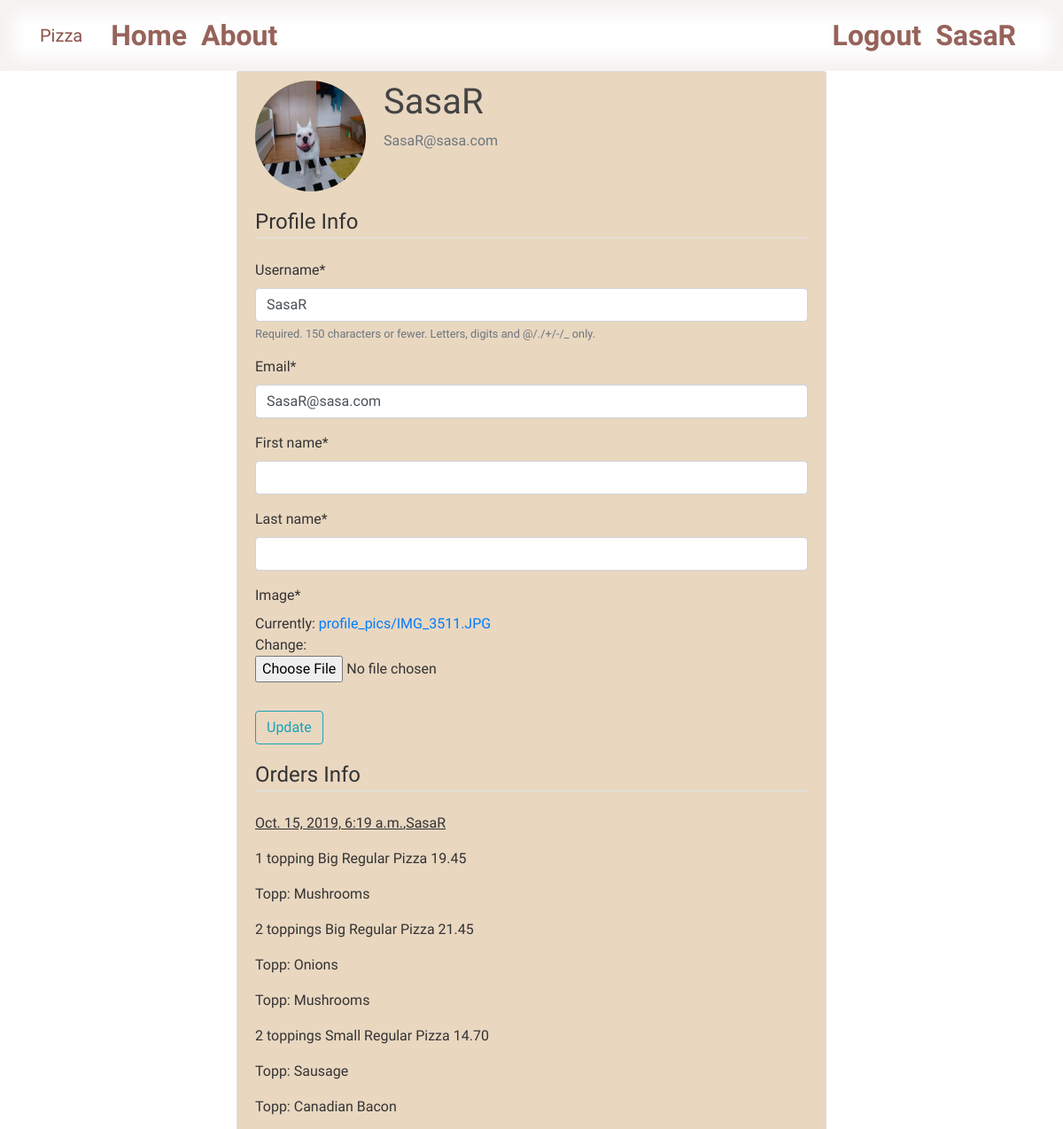
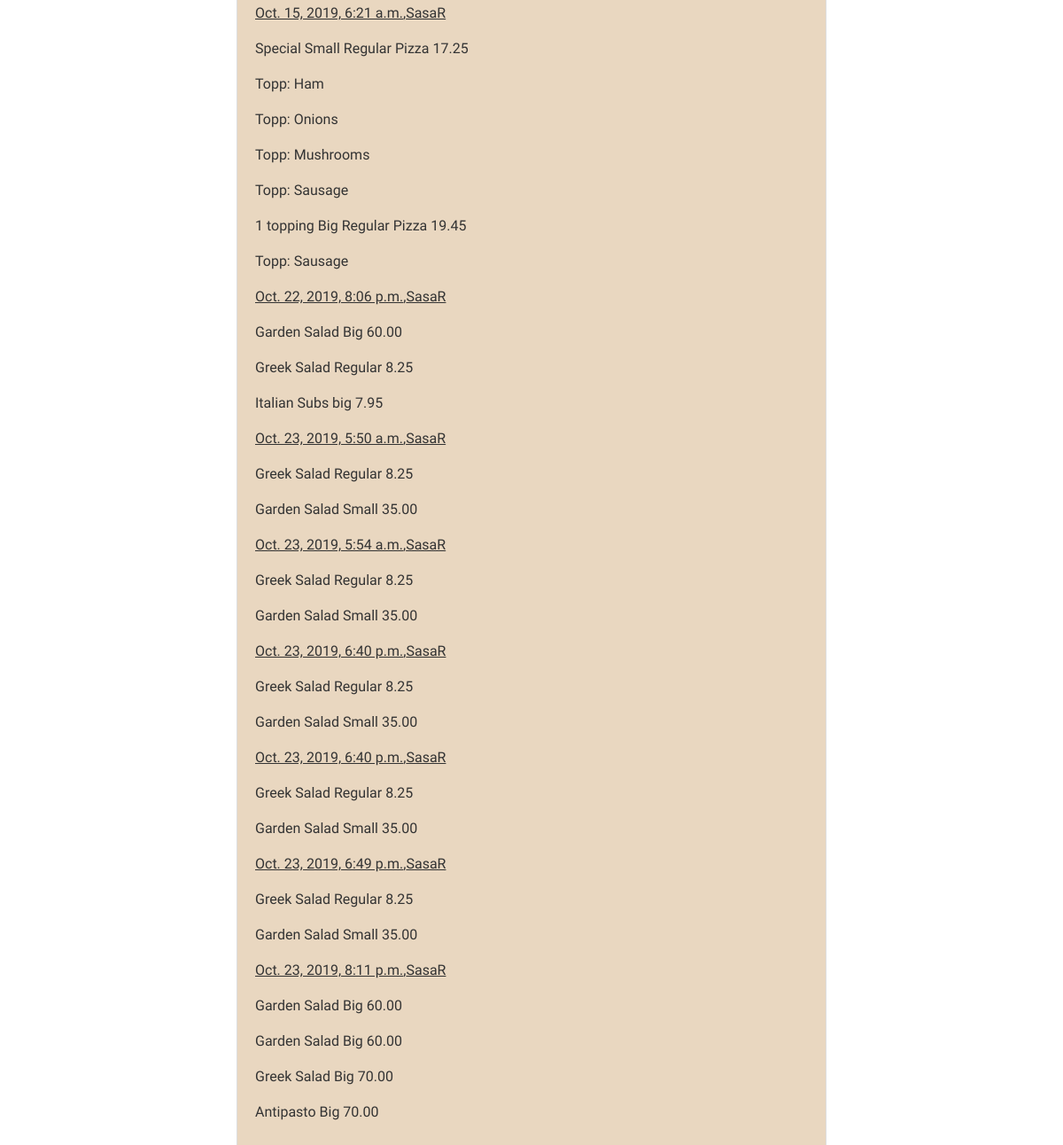
/profile/ (signed in), run on the app's committed database (2 pictures, top to bottom).
### users/models.py (models this page shows, shortened)
class Profile(models.Model):
    user = models.OneToOneField(User, on_delete=models.CASCADE)
    image =models.ImageField(default='default.jpg', upload_to= 'profile_pics')

### orders/models.py (models this page shows, shortened)
class Order(models.Model):
    time=models.DateTimeField(auto_now_add=True)
    user =models.ForeignKey(settings.AUTH_USER_MODEL, on_delete=models.CASCADE)
    placement=JSONField()
    class Meta:
         verbose_name_plural ="Orders"

### users/views.py (the view)
# urls.py: path("profile/", user_views.profile, name ="profile"),
@login_required
def profile(request):
    if request.method == "POST":
        u_form = UserUpdateForm(request.POST, instance=request.user)
        p_form = ProfilUpdateForm(request.POST, request.FILES, instance=request.user.profile)
        if u_form.is_valid() and p_form.is_valid():
            u_form.save()
            p_form.save()
            messages.success(request, f'Your account has been updated!')
            return redirect('profile')
    else:
        u_form = UserUpdateForm(instance=request.user)
        p_form = ProfilUpdateForm(instance=request.user.profile)
    userOrders = Order.objects.filter(user=request.user)
    context ={
        'u_form': u_form,
        'p_form': p_form,
        'userOrders':userOrders,
    }
    return render(request, 'users/profile.html', context)

### users/forms.py
class UserUpdateForm(forms.ModelForm):
    email = forms.EmailField()
    first_name = forms.CharField(max_length=15, label='First name')
    last_name = forms.CharField(max_length=15, label='Last name')
    class Meta:
        model = User
        fields = ['username', 'email','first_name','last_name']

class ProfilUpdateForm(forms.ModelForm):
    class Meta:
        model=Profile
        fields=['image']

### users/templates/users/profile.html (shortened to what this page needs)
{% extends "orders/base.html" %}
{% load crispy_forms_tags %}
{% block content %}
    <div class="content-section">
      <div class="media">
        <img class="rounded-circle account-img" src="{{ user.profile.image.url }}">
        <div class="media-body">
          <h2 class="account-heading">{{ user.username }}</h2>
          <p class="text-secondary">{{ user.email }}</p>
        </div>
      </div>
      <form action="" method ="POST" enctype="multipart/form-data">
        <fieldset class ="form-group">
            <legend class ="border-bottom mb-4">Profile Info</legend>
            {{ u_form|crispy }}
            {{ p_form|crispy }}
        </fieldset>
        <div class ="form-group">
            <button class ="btn btn-outline-info" type ="submit">Update</button>
        </div>
    </form>
    <div class="userOrders">
        <fieldset class ="form-group">
            <legend class ="border-bottom mb-4">Orders Info</legend>
      {% for item in userOrders %}
      <p id="profileOrderHead">{{ item.time }},{{ item.user }}</p>
          {% for i in item.placement %}
            {% for key, value in i.items %}
            <p>{{key}}</p>
            {% for v in value %}
              <p>Topp: {{ v }}</p>
              {% endfor %}
                {%endfor%}
          {% endfor %}
      {% endfor %}
    </fieldset>
    </div>
    </div>
{% endblock content %}

### orders/templates/orders/base.html (shortened to what this page needs)
<!DOCTYPE html>
<html lang="en">
<head>
    <link rel="stylesheet" href="https://maxcdn.bootstrapcdn.com/bootstrap/4.0.0/css/bootstrap.min.css">
  </body>
    {% load static %}
    <link rel="stylesheet" href="{% static 'orders/main.css' %}">
</head>
<body>
        <header class="site-header">
                <nav class="navbar navbar-expand-md navbar-dark bg-steel fixed-top">
                  <div class="container">
                    <a class="navbar-brand mr-4" href="/">Pizza</a>
                    <div class="collapse navbar-collapse" id="navbarToggle">
                      <div class="navbar-nav mr-auto">
                        <a class="nav-item nav-link" href="/">Home</a>
                        <a class="nav-item nav-link" href="/about">About</a>
                      </div>
                      <div class="navbar-nav">
                        {% if user.is_authenticated %}
                        <a id="log1" class="nav-item nav-link" href="{% url 'logout' %}">Logout</a>
                        <a id="log2" class="nav-item nav-link" href="{% url 'profile' %}">{{user.username}}</a>
                        {% else %}
                        <a id="log1" class="nav-item nav-link" href="{% url 'login' %}">Login</a>
                        <a id="log2"class="nav-item nav-link" href="{% url 'register' %}">Register</a>
                        {% endif %}
                      </div>
                    </div>
                  </div>
                </nav>
              </header>
              <main role="main" class ="container">
                  <div class ="row">
                      <div class ="col">
                      {% block content %}{% endblock %}
                    </div>
                  </div>
              </main>
</body>
</html>

### orders/static/orders/main.css (style rules this page uses)
html, body, .container { height:100%; }
body { background: url("https://media.gettyimages.com/photos/rustic-traditional-italian-food-background-with-empty-copy-design-on-picture-id670702532?b=1&k=6&m=670702532&s=612x612&w=0&h=-rxjCLMChxTe2L4drkcPyBNLFXlhPbyFdxegNTbQuCM="); color: #333333; margin-top: 5rem; background-repeat:no-repeat; background-size: cover; background-attachment: fixed; font-family: 'Nanum Brush Script', cursive; }
h1, h2, h3, h4, h5, h6 { color: #444444; }
.bg-steel { background-color: transparent; box-shadow: 0 0 1em 1em rgba(236, 229, 229, 0.493) inset; }
.navbar-dark .navbar-brand { color: #8b5149; }
.site-header .navbar-nav .nav-link { color: #8b5149; opacity:0.9; font-size: 2em; font-weight: bolder; text-shadow: 0 0 8px whitesmoke; }
.content-section { background: #e9d7c0; padding: 10px 20px; border: 1px solid #dddddd; border-radius: 3px; margin-bottom: 20px; width:60%; margin-left: 20%; }
.account-img { height: 125px; width: 125px; margin-right: 20px; margin-bottom: 16px; }
.account-heading { font-size: 2.5rem; }
#profileOrderHead { text-decoration: underline; }

### data on the page
Order: time "Oct. 15, 2019, 6:19 a.m.", user "SasaR", i "1 topping Big Regular Pizza 19.45" "2 toppings Big Regular Pizza 21.45" "2 toppings Small Regular Pizza 14.70", value "Mushrooms" "Onions" "Mushrooms" "Sausage" "Canadian Bacon"
Order: time "Oct. 15, 2019, 6:21 a.m.", user "SasaR", i "Special Small Regular Pizza 17.25" "1 topping Big Regular Pizza 19.45", value "Ham" "Onions" "Mushrooms" "Sausage" "Sausage"
Order: time "Oct. 22, 2019, 8:06 p.m.", user "SasaR", i "Garden Salad Big 60.00" "Greek Salad Regular 8.25" "Italian Subs big 7.95"
Order: time "Oct. 23, 2019, 5:50 a.m.", user "SasaR", i "Greek Salad Regular 8.25" "Garden Salad Small 35.00"
Order: time "Oct. 23, 2019, 5:54 a.m.", user "SasaR", i "Greek Salad Regular 8.25" "Garden Salad Small 35.00"
Order: time "Oct. 23, 2019, 6:40 p.m.", user "SasaR", i "Greek Salad Regular 8.25" "Garden Salad Small 35.00"
Order: time "Oct. 23, 2019, 6:40 p.m.", user "SasaR", i "Greek Salad Regular 8.25" "Garden Salad Small 35.00"
Order: time "Oct. 23, 2019, 6:49 p.m.", user "SasaR", i "Greek Salad Regular 8.25" "Garden Salad Small 35.00"
Order: time "Oct. 23, 2019, 8:11 p.m.", user "SasaR", i "Garden Salad Big 60.00" "Garden Salad Big 60.00" "Greek Salad Big 70.00" "Antipasto Big 70.00"

### other printed values
{{ user.username }} "SasaR"
{{ user.email }} "SasaR@sasa.com"
